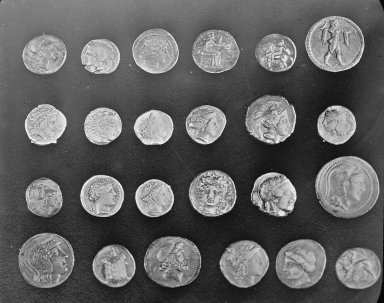
#> input picture skimage.data.coins(), 384 x 303 px
$ python Image_Analysis.py
#> lines starting #> are read from the running program, lines starting #| are printed output that depends on the picture; after the words box and inside, x2 and y2 are one past the last pixel; in counts of white or black regions, pixels touching at a corner belong together
#!/usr/bin/env python
# coding: utf-8

# # Introduction to Image Analysis with Scikit-Image
#

# In[1]:


# Magic command to make plotting inline
get_ipython().run_line_magic('matplotlib', 'inline')

# sets the figure format
get_ipython().run_line_magic('config', "InlineBackend.figure_format = 'retina'")


# In[2]:


import numpy as np
from numpy import dtype
from matplotlib import pyplot as plt
import os
from ipywidgets import interact, widgets
from __future__ import division, print_function
from matplotlib import patches
from scipy import ndimage as ndi
from skimage.morphology import disk
from skimage.restoration import denoise_tv_bregman
import skimage.filters as filters
from skimage.transform import hough_circle
from skimage import util, measure, exposure, feature
from skimage import segmentation, morphology, draw
from skimage import io, data, color, img_as_float

get_ipython().run_line_magic('matplotlib', 'inline')


# ## Structure of Images
#
# Images are commonly stored as multidimensional Numpy arrays
#

# Images are represented in `scikit-image` using standard `numpy` arrays. This allows maximum interoperability with other libraries in the scientific Python ecosystem, such as `matplotlib` and `scipy`.
#

# ### Building a Grayscale Image
#

# In[3]:


# Builds a random numpy array
random_image = np.random.random([500, 500])

# plots the numpy array
plt.imshow(random_image, cmap="gray")

# Draws the colorbar
plt.colorbar()


# ### Real World Images
#

# In[4]:


# imports a coins image
coins = data.coins()
#> coins is the input picture: shape (303, 384); min 1, max 252, mean 96.9

# displays information about the data
print("Type:", type(coins))
#| Type: <class 'numpy.ndarray'>
print("dtype:", coins.dtype)
#| dtype: uint8
print("shape:", coins.shape)
#| shape: (303, 384)

# plots the data
plt.imshow(coins, cmap="gray")


# ### Color Images
#
# A color image is a 3D array, where the last dimension has size 3 and represents the red, green, and blue channels:
#

# In[5]:


# collects the cat data
cat = data.chelsea()
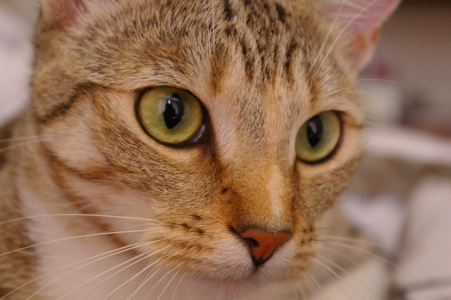
#> input picture skimage.data.chelsea(), 451 x 300 px
#> cat is the input picture: shape (300, 451, 3); mean R, G, B 147.7, 111.4, 86.8

print("Shape:", cat.shape)
#| Shape: (300, 451, 3)
print("Values min/max:", cat.min(), cat.max())
#| Values min/max: 0 231

plt.imshow(cat)


# ### Modifying Images
#
# Images are _just NumPy arrays_. e.g., we can make a red square by using standard array slicing and manipulation:
#

# In[6]:


# replaces values to be red by indexing the image
cat[10:110, 10:110, :] = [255, 0, 0]  # [red, green, blue]
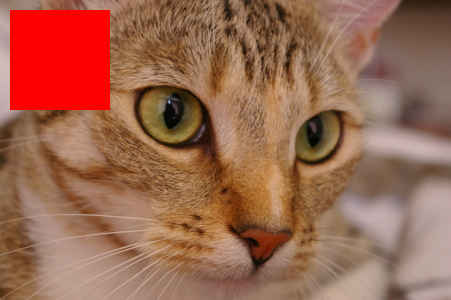
#> cat: shape (300, 451, 3); 7.39% of pixels changed, all inside (x1, y1, x2, y2) = (10, 10, 110, 110)

plt.imshow(cat)


# ### Changing Transparency of Images
#
# Images can also include transparent regions by adding a 4th dimension, called an _alpha layer_.
#

# In[7]:


# creates a continuous gradient
alpha = np.arange(135300).reshape(cat.shape[0:2]) / 135300
alpha *= 255

# Adds the alpha channel
image = np.dstack((cat, alpha.astype("uint8")))
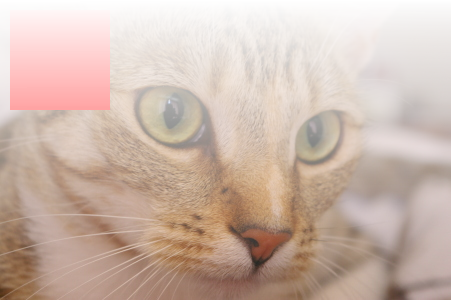
#> image: shape (300, 451, 4); mean R, G, B, A 155.4, 103, 80.1, 127; transparent parts drawn white

plt.imshow(image)


# ### Other shapes, and their meanings
#
# | Image type                   | Coordinates                   |
# | :--------------------------- | :---------------------------- |
# | 2D grayscale                 | (row, column)                 |
# | 2D multichannel              | (row, column, channel)        |
# | 3D grayscale (or volumetric) | (plane, row, column)          |
# | 3D multichannel              | (plane, row, column, channel) |
#

# ## Displaying Images Using Matplotlib
#

# In[8]:


# Loads data from Skimage
img0 = data.chelsea()
img1 = data.rocket()
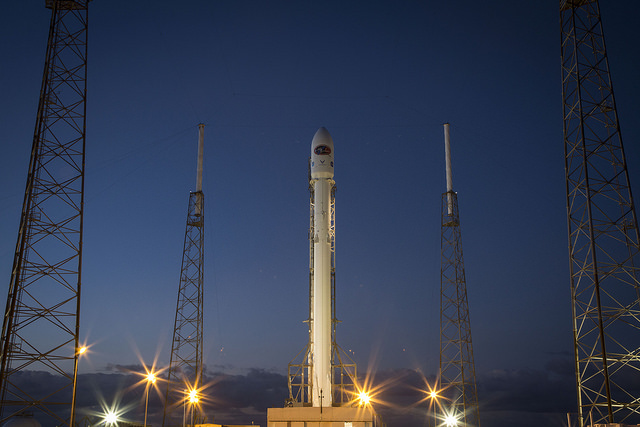
#> input picture skimage.data.rocket(), 640 x 427 px
#> img1 is the input picture: shape (427, 640, 3); mean R, G, B 52.3, 61.3, 82.3


# In[9]:


# Creates the subplot
f, (ax0, ax1) = plt.subplots(1, 2, figsize=(20, 10))

# Plots the cat image
ax0.imshow(img0)
ax0.set_title("Cat", fontsize=18)
ax0.axis("off")

# plots the rocket image
ax1.imshow(img1)
ax1.set_title("Rocket", fontsize=18)
ax1.set_xlabel(r"Launching position $\alpha=320$")

# plots a vertical line on the rocket image
ax1.vlines(
    [202, 300],
    0,
    img1.shape[0],
    colors="magenta",
    linewidth=3,
    label="Side tower position",
)

# plots a line plot on the rocket image
ax1.plot(
    [168, 190, 200], [400, 200, 300], color="white", linestyle="--", label="Side angle"
)

# adds the legend
ax1.legend()


# For more on plotting, see the [Matplotlib documentation](https://matplotlib.org/gallery/index.html#images-contours-and-fields) and [pyplot API](https://matplotlib.org/api/pyplot_summary.html).
#

# ## Data types and image values
#
# In literature, one finds different conventions for representing image values:
#
# ```
#   0 - 255   where  0 is black, 255 is white
#   0 - 1     where  0 is black, 1 is white
# ```
#
# `scikit-image` supports both conventions--the choice is determined by the
# data-type of the array.
#
# E.g., here, I generate two valid images:
#

# In[10]:


# defines two linear spaced vectors, one from 0 to 1, one from 0 to 255.
linear0 = np.linspace(0, 1, 2500).reshape((50, 50))
linear1 = np.linspace(0, 255, 2500).reshape((50, 50)).astype(np.uint8)

# prints the information about the data
print("Linear0:", linear0.dtype, linear0.min(), linear0.max())
print("Linear1:", linear1.dtype, linear1.min(), linear1.max())

# plots the data
fig, (ax0, ax1) = plt.subplots(1, 2, figsize=(15, 15))
ax0.imshow(linear0, cmap="gray")
ax1.imshow(linear1, cmap="gray")


# The library is designed in such a way that any data-type is allowed as input,
# as long as the range is correct (0-1 for floating point images, 0-255 for unsigned bytes,
# 0-65535 for unsigned 16-bit integers).
#

# ## Image I/O
#
# Mostly, we won't be using input images from the scikit-image example data sets. Those images are typically stored in JPEG or PNG format. Since scikit-image operates on NumPy arrays, _any_ image reader library that provides arrays will do. Options include imageio, matplotlib, pillow, etc.
#
# scikit-image conveniently wraps many of these in the `io` submodule and will use whichever of the libraries mentioned above are installed:
#

# In[11]:


# reads the ballon image
#> (the run stopped early here; a loop or call above may not have finished)
